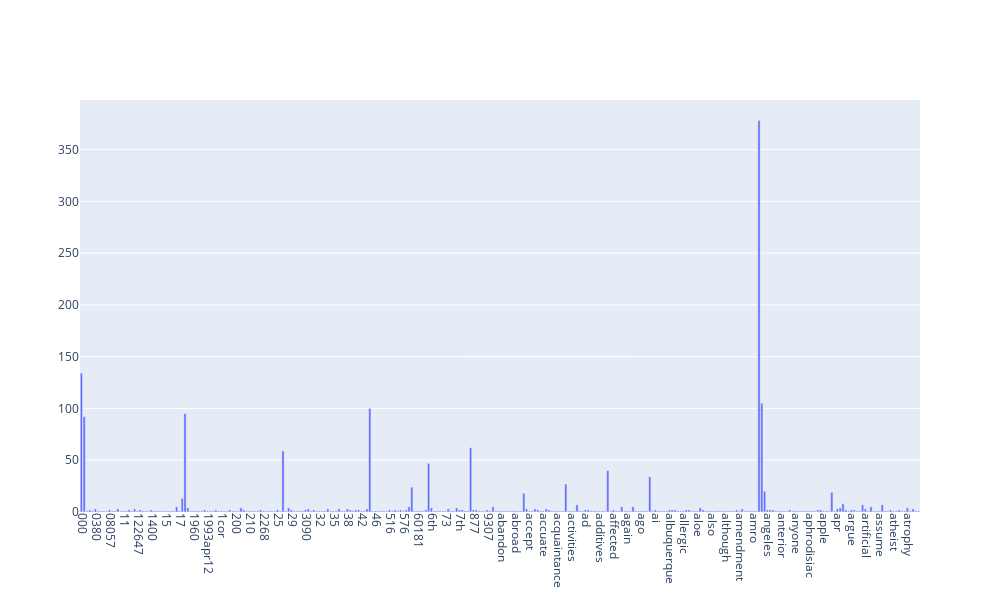

The notebook cell saved with this chart:
### Markdown cell above
### >>> **Exercise 12 (take home):**
If you want a nicer interactive visualization here, I would encourage you try to install and use plotly to achieve this.

### Code cell
# Answer here
import plotly.graph_objects as py

# Determine x_axis and y_axis
term_list = count_vect.get_feature_names_out()[:300]
freq_list = term_frequencies[:300]

# Set the figure 
fig = py.Figure(
    data=[py.Bar(x=term_list, y=freq_list)]
)
# Set the output appearance of figure 
fig.update_layout(
    xaxis_tickangle=90,  # Rotates x-axis labels
    height=600,          # Adjust the height (in px)
    width=1000           # Adjust the width (in px)
)

# Show the plot
fig.show()

### Figure 1 — Plotly figure (JSON) as saved in the notebook; plotly's stock layout.template omitted (floating-point values rounded to 4 significant figures; data arrays with more than 128 entries replaced by an {"elided": "..."} marker saying what was removed)
{"data": [{"type": "bar", "x": {"elided": "300 str values"}, "y": {"elided": "300 int values"}}], "layout": {"height": 600, "width": 1000, "xaxis": {"autorange": true, "range": [-0.5, 299.5], "tickangle": 90, "type": "category"}, "yaxis": {"autorange": true, "range": [0, 397.9], "type": "linear"}}}
